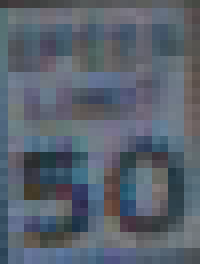
#> input picture Milestone Submissions/all_data/50-28.png, 25 x 33 px (shown 8 times larger); its folder holds 4 pictures in this run
$ jupyter execute Stage_3.ipynb   (shell and % lines are left out)
#> lines starting #> are read from the running program, lines starting #| are printed output that depends on the picture
[cell 1]
import os

# From our colab notebook
#from google.colab import drive
#drive.mount("/content/drive")
#dir = '/content/drive/MyDrive/4152 5152 Group Work/data/all'

# Inside the gitlab repo
# ./all_data for windows
# /all_data for mac/linux (unconfirmed)
dir = './all_data'

[cell 2]
import matplotlib.pyplot as plt
import random
import cv2

cols = 5
rows = 6

random_images = random.choices(os.listdir(dir), k=30)

fig, axs = plt.subplots(rows, cols, figsize=(20,8))


for i, image_file in enumerate(random_images):
  row = i // cols
  col =  i % cols
  image_path = os.path.join(dir, image_file)
  image = cv2.imread(image_path)
#> image is the input picture: shape (33, 25, 3); mean B, G, R 109.8, 97.8, 88.9
  axs[row, col].imshow(image)
  axs[row, col].set_title(image_file)
  axs[row, col].axis('off')
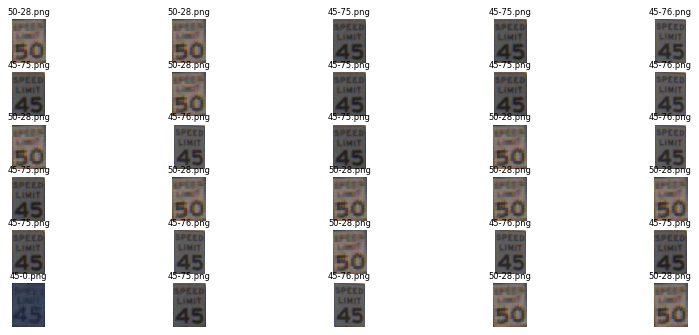
#> figure drawn by matplotlib, 30 panels; B, G, R data is drawn as R, G, B
